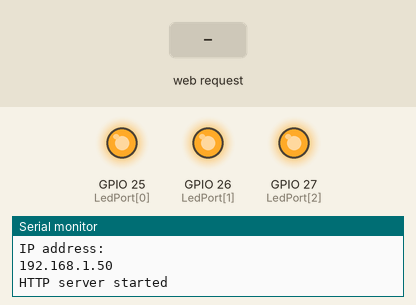
Recording of a sketch running on a simulated ESP32. Shown: output pins drawn as LEDs (lit = HIGH), the last lines printed to the serial monitor. The inputs (shaded band) are chosen by the test bench. WiFi joins after 1.5 s; servers stay silent unless stated.

Above: at 4.7 s.
4.8 s: HTTP request GET /?LED1=1&LED2=1&LED3=1 received
At 6.7 s:
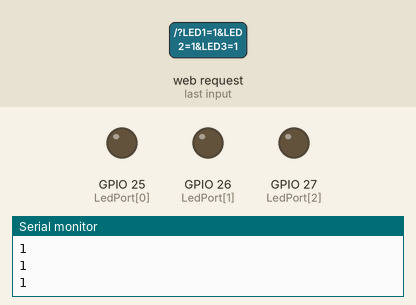
7.0 s: HTTP request GET /?LED1=120&LED2=120&LED3=120 received
At 8.2 s:
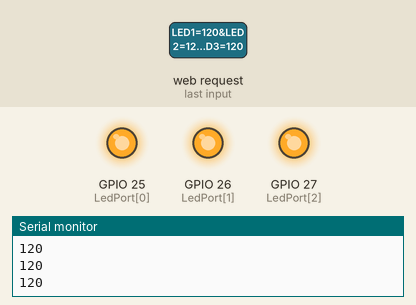
Timing chart, 0 to 10.0 s (numbered marks = the images above; inputs shaded):
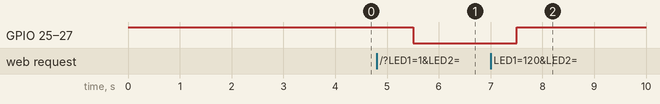

The sketch:

ESP32WebServer.ino
```cpp
#include "WifiServerLib.h"
#include <WebServer.h>
#include "Pages.h"

void beginServer();
void handleRoot();
void handleSubmit();
String getPage();

WebServer server (80);

const int LedPort [] = {25,26,27};
const char* ssid = ""; //Enter SSID here
const char* password = ""; //Enter Password here

WClass WS (ssid,password);

void setup() {
  for(int i = 0; i < 3; i++) {
    pinMode(LedPort[i],OUTPUT);
    digitalWrite(LedPort[i],true);
  }
  Serial.begin(9600);
  WS.connectToWifi();
  beginServer();
}

void loop() {
  server.handleClient();
  delay(1000);
}

void beginServer()
{
  server.on ( "/", handleRoot );
  server.begin();
  Serial.println ( "HTTP server started" );
}

void handleRoot(){
  if ( server.hasArg("LED1") && server.hasArg("LED2") && server.hasArg("LED3") ) {
    handleSubmit();
  } else {
    server.send ( 200, "text/html", pages::FirstPage() );
  }
}

void handleSubmit() {
  digitalWrite(LedPort[0],!(server.arg("LED1")=="1"));
  digitalWrite(LedPort[1],!(server.arg("LED2")=="1"));
  digitalWrite(LedPort[2],!(server.arg("LED3")=="1"));
  Serial.println(server.arg("LED1"));
  Serial.println(server.arg("LED2"));
  Serial.println(server.arg("LED3"));
  server.send ( 200, "text/html", pages::FirstPage() );
}
```

Pages.h
```cpp
namespace pages
{
  String FirstPage(){
    String page = "<html lang=en-EN><head><meta http-equiv='refresh' content='60'/>";
    page += "<title>ESP32 WebServer</title>";
    page += "<style> body { background-color: #fffff; font-family: Arial, Helvetica, Sans-Serif; Color: #000000; zoom: 300%; }</style>";
    page += "<h3>Toggle LED's</h3>";
    page += "<form action='/' method='POST'>";
    page += "<ul><li>Red-LED";
    page += "<INPUT type='radio' name='LED1' value='1'>ON";
    page += "<INPUT type='radio' name='LED1' value='0'>OFF</li>";
    page += "<li>Blue-LED";
    page += "<INPUT type='radio' name='LED2' value='1'>ON";
    page += "<INPUT type='radio' name='LED2' value='0'>OFF</li>";
    page += "<li>Green-LED";
    page += "<INPUT type='radio' name='LED3' value='1'>ON";
    page += "<INPUT type='radio' name='LED3' value='0'>OFF</li></ul>";
    page += "<INPUT type='submit' value='Submit'>";
    page += "</body></html>";
    return page;
  }
}
```

WifiServerLib.cpp
```cpp
#include "WifiServerLib.h"

void WClass::connectToWifi()
{
  WiFi.enableSTA(true);
  delay(2000);
  WiFi.begin(_ssid,_password);
  while(WiFi.status() != WL_CONNECTED){
    delay(500);
    Serial.println(".");
  }
  Serial.println("");
  Serial.println("WiFi connected");
  Serial.println("IP address: ");
  Serial.println(WiFi.localIP());
}
```

WifiServerLib.h
```cpp
#include <WiFi.h>
#include <WiFiClient.h>

class WClass
{
  public:
    WClass(const char* ssid, const char* password) : _ssid(ssid) , _password(password){ Serial.begin(9600); }
    void connectToWifi();
  private:
    const char* _ssid;
    const char* _password;
};
```

Measured:
- after the input at 4.8 s, GPIO 25 (LedPort[0]), GPIO 26 (LedPort[1]), GPIO 27 (LedPort[2]): HIGH → LOW after 0.71 s
- after the input at 7.0 s, GPIO 25 (LedPort[0]), GPIO 26 (LedPort[1]), GPIO 27 (LedPort[2]): LOW → HIGH after 0.51 s
